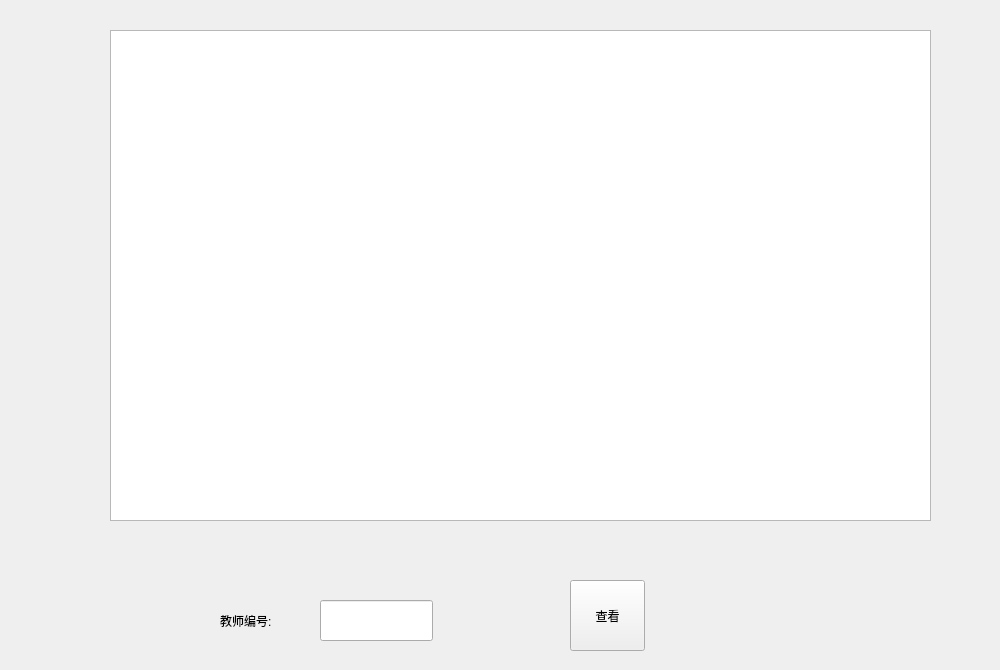
<?xml version="1.0" encoding="UTF-8"?>
<ui version="4.0">
 <class>ChildWidgetE</class>
 <widget class="QWidget" name="ChildWidgetE">
  <property name="geometry">
   <rect>
    <x>0</x>
    <y>0</y>
    <width>1000</width>
    <height>670</height>
   </rect>
  </property>
  <property name="windowTitle">
   <string>Form</string>
  </property>
  <widget class="QTableWidget" name="tableWidget">
   <property name="geometry">
    <rect>
     <x>110</x>
     <y>30</y>
     <width>821</width>
     <height>491</height>
    </rect>
   </property>
  </widget>
  <widget class="QPushButton" name="btn_look">
   <property name="geometry">
    <rect>
     <x>570</x>
     <y>580</y>
     <width>75</width>
     <height>71</height>
    </rect>
   </property>
   <property name="text">
    <string>查看</string>
   </property>
  </widget>
  <widget class="QLabel" name="label">
   <property name="geometry">
    <rect>
     <x>220</x>
     <y>600</y>
     <width>81</width>
     <height>41</height>
    </rect>
   </property>
   <property name="text">
    <string>教师编号:</string>
   </property>
  </widget>
  <widget class="QLineEdit" name="lineEdit">
   <property name="geometry">
    <rect>
     <x>320</x>
     <y>600</y>
     <width>113</width>
     <height>41</height>
    </rect>
   </property>
  </widget>
 </widget>
 <resources/>
 <connections/>
</ui>
